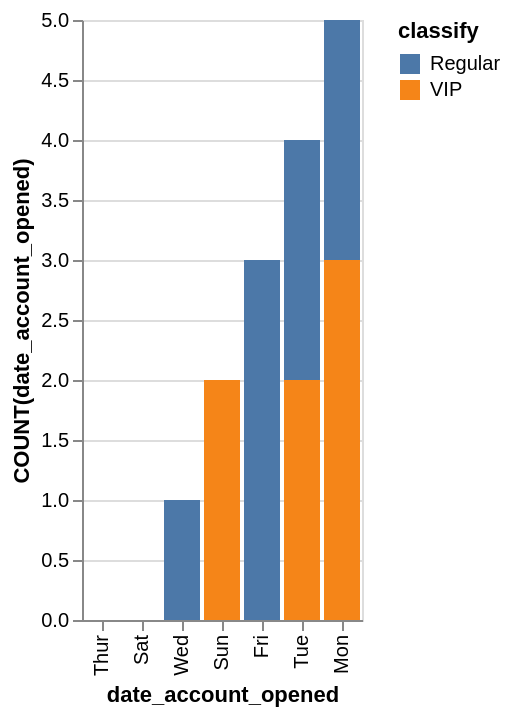

Describe this chart as a Vega-Lite specification.
### Vega-Lite specification from a JSON file in a GitHub repository (floating-point values rounded to 4 significant figures)
{"data": {"values": [{"x_data": "Thur", "y_data": 0, "classify": "Regular"}, {"x_data": "Wed", "y_data": 1, "classify": "Regular"}, {"x_data": "Sat", "y_data": 0, "classify": "Regular"}, {"x_data": "Sun", "y_data": 0, "classify": "Regular"}, {"x_data": "Tue", "y_data": 2, "classify": "Regular"}, {"x_data": "Fri", "y_data": 3, "classify": "Regular"}, {"x_data": "Mon", "y_data": 2, "classify": "Regular"}, {"x_data": "Thur", "y_data": 0, "classify": "VIP"}, {"x_data": "Wed", "y_data": 0, "classify": "VIP"}, {"x_data": "Sat", "y_data": 0, "classify": "VIP"}, {"x_data": "Sun", "y_data": 2, "classify": "VIP"}, {"x_data": "Tue", "y_data": 2, "classify": "VIP"}, {"x_data": "Fri", "y_data": 0, "classify": "VIP"}, {"x_data": "Mon", "y_data": 3, "classify": "VIP"}]}, "mark": "bar", "encoding": {"x": {"field": "x_data", "type": "nominal", "title": "date_account_opened", "sort": {"op": "sum", "field": "y_data", "order": "ascending"}}, "y": {"field": "y_data", "type": "quantitative", "title": "COUNT(date_account_opened)"}, "color": {"field": "classify"}}}
